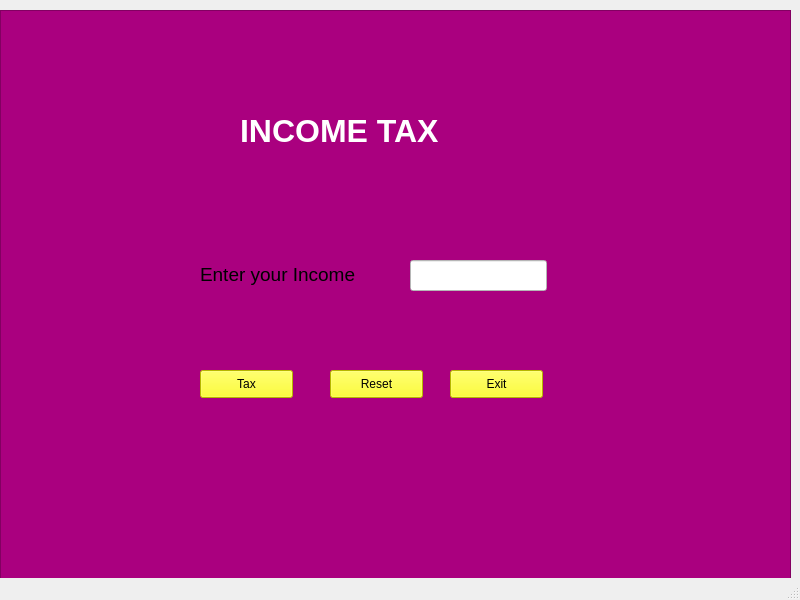
<?xml version="1.0" encoding="UTF-8"?>
<ui version="4.0">
 <class>MainWindow</class>
 <widget class="QMainWindow" name="MainWindow">
  <property name="geometry">
   <rect>
    <x>0</x>
    <y>0</y>
    <width>800</width>
    <height>600</height>
   </rect>
  </property>
  <property name="windowTitle">
   <string>MainWindow</string>
  </property>
  <widget class="QWidget" name="centralwidget">
   <widget class="QFrame" name="frame">
    <property name="geometry">
     <rect>
      <x>0</x>
      <y>10</y>
      <width>791</width>
      <height>581</height>
     </rect>
    </property>
    <property name="styleSheet">
     <string notr="true">background-color: rgb(170, 0, 127);</string>
    </property>
    <property name="frameShape">
     <enum>QFrame::StyledPanel</enum>
    </property>
    <property name="frameShadow">
     <enum>QFrame::Raised</enum>
    </property>
    <widget class="QLabel" name="label">
     <property name="geometry">
      <rect>
       <x>240</x>
       <y>90</y>
       <width>291</width>
       <height>61</height>
      </rect>
     </property>
     <property name="font">
      <font>
       <pointsize>24</pointsize>
       <weight>75</weight>
       <bold>true</bold>
      </font>
     </property>
     <property name="styleSheet">
      <string notr="true">color: rgb(255, 255, 255);</string>
     </property>
     <property name="text">
      <string>INCOME TAX</string>
     </property>
    </widget>
    <widget class="QLabel" name="income">
     <property name="geometry">
      <rect>
       <x>200</x>
       <y>250</y>
       <width>188</width>
       <height>28</height>
      </rect>
     </property>
     <property name="font">
      <font>
       <pointsize>14</pointsize>
      </font>
     </property>
     <property name="text">
      <string>Enter your Income</string>
     </property>
    </widget>
    <widget class="QPushButton" name="pushButton">
     <property name="geometry">
      <rect>
       <x>200</x>
       <y>360</y>
       <width>93</width>
       <height>28</height>
      </rect>
     </property>
     <property name="styleSheet">
      <string notr="true">background-color: rgb(255, 255, 0);</string>
     </property>
     <property name="text">
      <string>Tax</string>
     </property>
    </widget>
    <widget class="QPushButton" name="pushButton_2">
     <property name="geometry">
      <rect>
       <x>330</x>
       <y>360</y>
       <width>93</width>
       <height>28</height>
      </rect>
     </property>
     <property name="styleSheet">
      <string notr="true">background-color: rgb(255, 255, 0);</string>
     </property>
     <property name="text">
      <string>Reset</string>
     </property>
    </widget>
    <widget class="QLineEdit" name="enter">
     <property name="geometry">
      <rect>
       <x>410</x>
       <y>250</y>
       <width>137</width>
       <height>31</height>
      </rect>
     </property>
     <property name="styleSheet">
      <string notr="true">background-color: rgb(255, 255, 255);</string>
     </property>
    </widget>
    <widget class="QPushButton" name="pushButton_3">
     <property name="geometry">
      <rect>
       <x>450</x>
       <y>360</y>
       <width>93</width>
       <height>28</height>
      </rect>
     </property>
     <property name="styleSheet">
      <string notr="true">background-color: rgb(255, 255, 0);</string>
     </property>
     <property name="text">
      <string>Exit</string>
     </property>
    </widget>
    <widget class="QLabel" name="label_2">
     <property name="geometry">
      <rect>
       <x>250</x>
       <y>440</y>
       <width>481</width>
       <height>71</height>
      </rect>
     </property>
     <property name="font">
      <font>
       <pointsize>14</pointsize>
      </font>
     </property>
     <property name="styleSheet">
      <string notr="true">color: rgb(255, 255, 255);</string>
     </property>
     <property name="text">
      <string/>
     </property>
    </widget>
   </widget>
  </widget>
  <widget class="QStatusBar" name="statusbar"/>
 </widget>
 <resources/>
 <connections/>
</ui>
